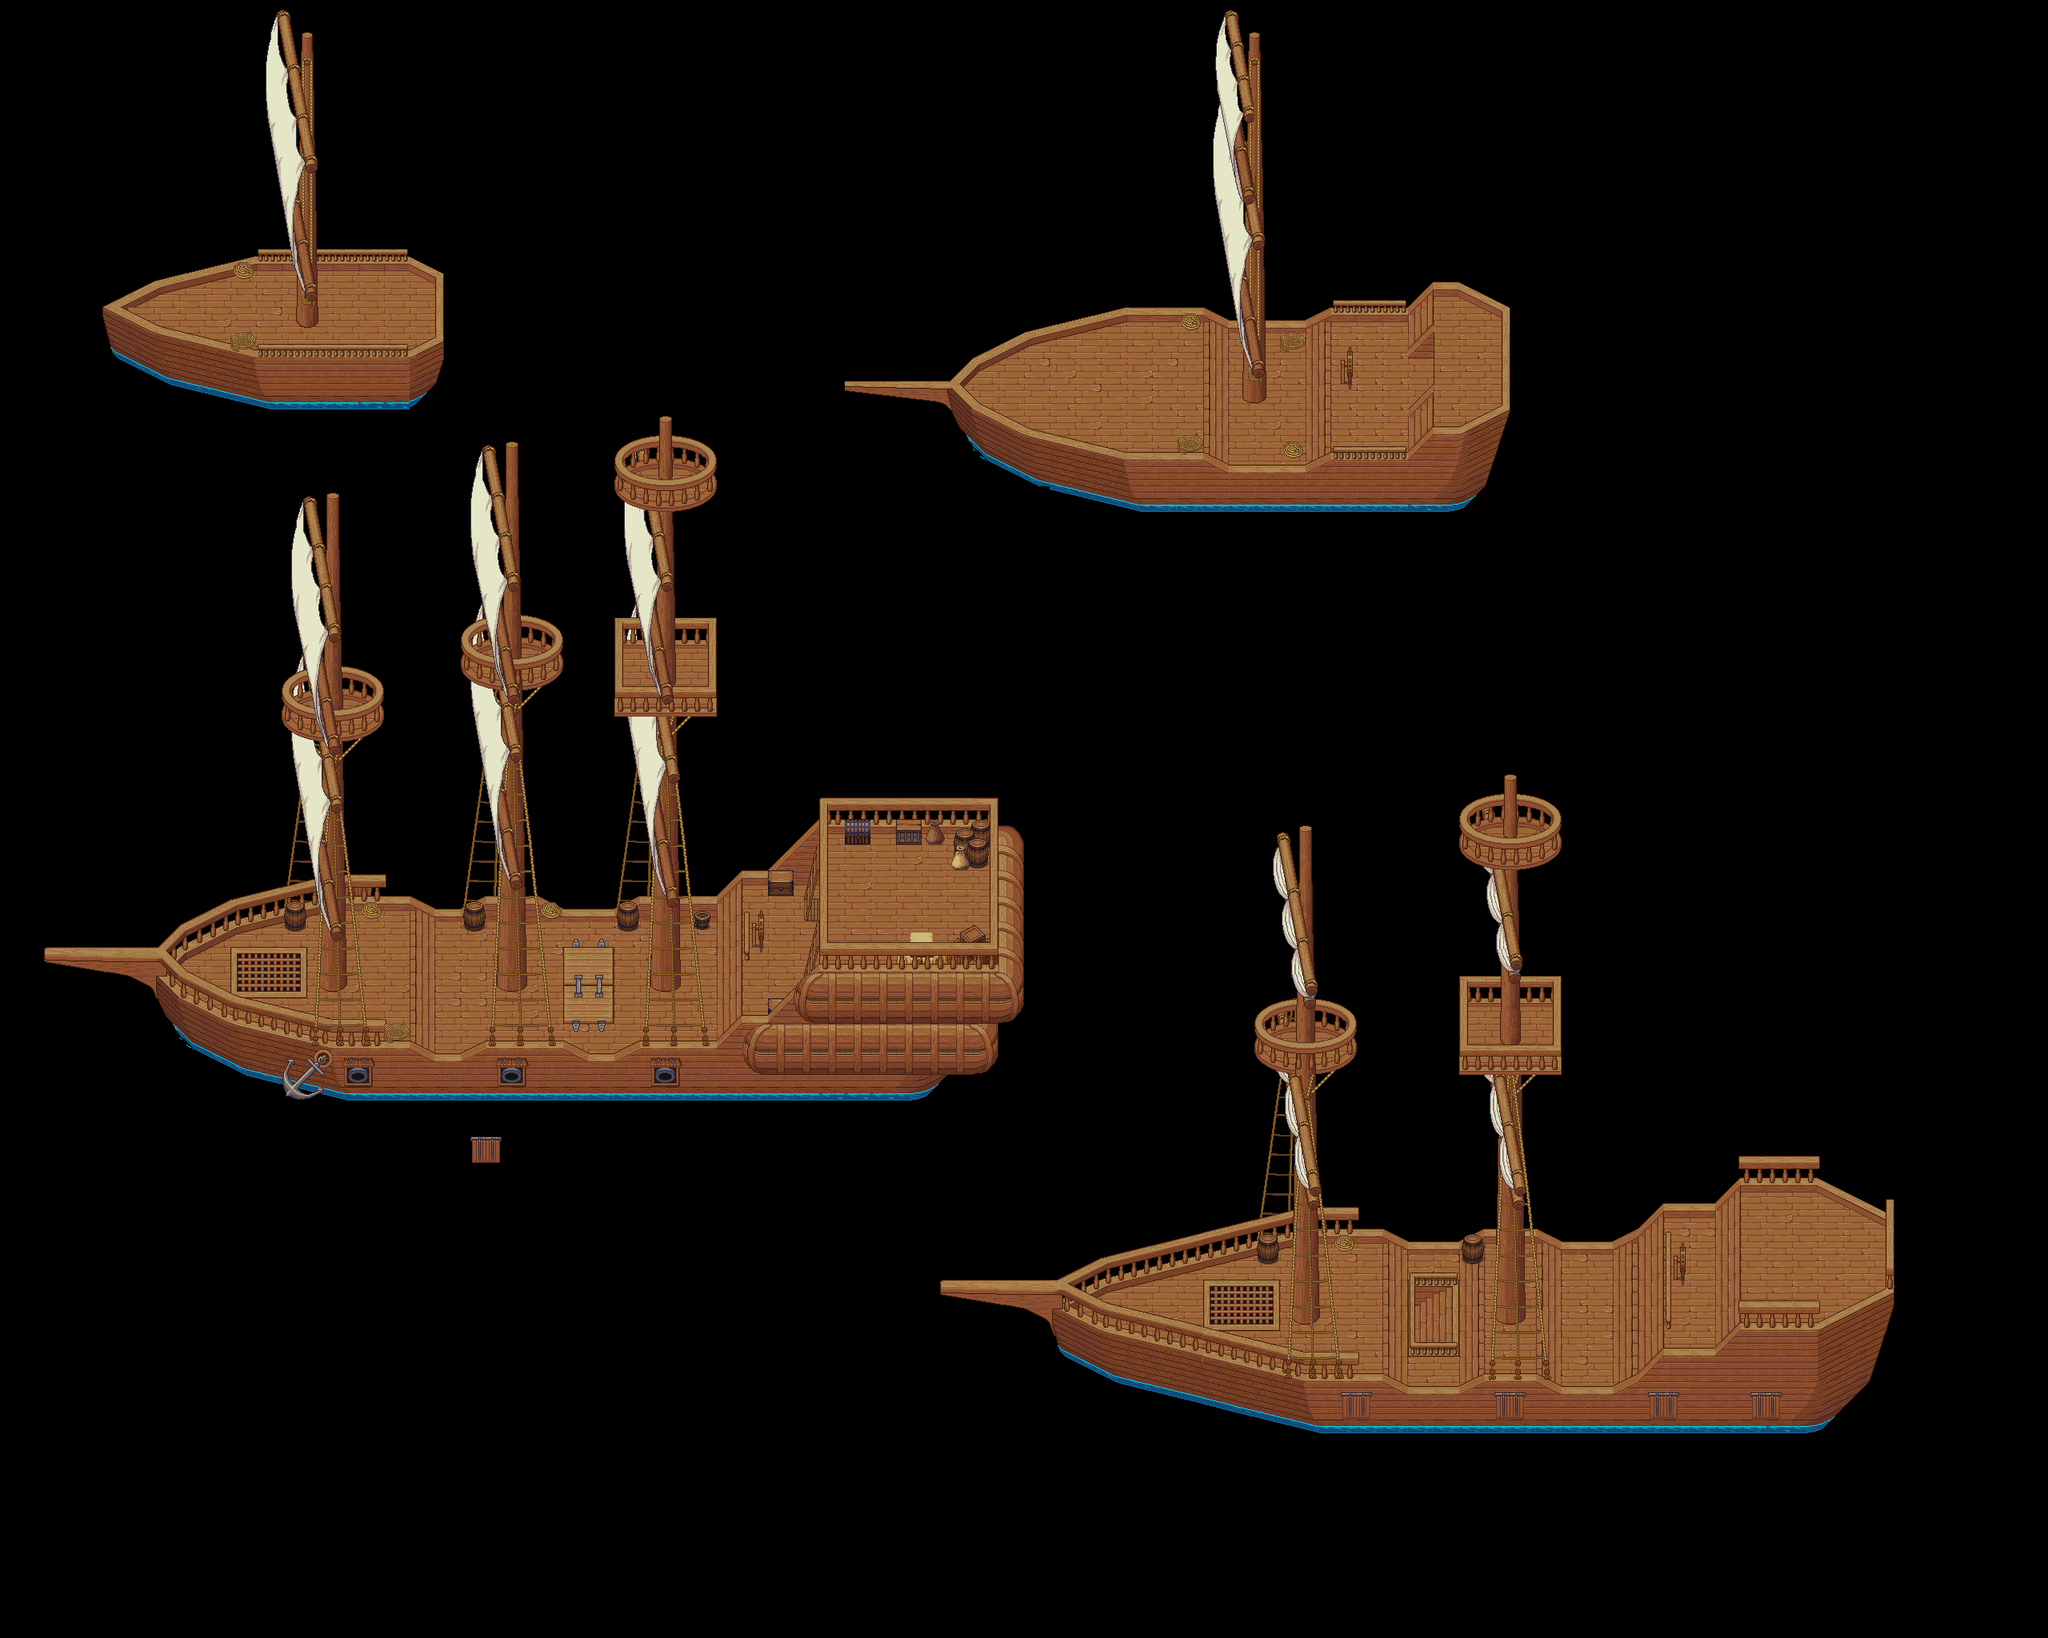

This is a level from a 2D game, rendered from its Tiled map with the project's own tilesets. A one-line summary and the map file follow, with tile-layer data summarised:
An orthogonal 80x64 tile map with 32x32 px tiles, 15 tile layers (deck, shroud_back, ship, ladder, ...), 1 hidden layer not drawn, 6 tilesets.

<map version="1.10" tiledversion="1.10.2" orientation="orthogonal" renderorder="right-down" width="80" height="64" tilewidth="32" tileheight="32" infinite="0" nextlayerid="17" nextobjectid="1">
 <tileset firstgid="1" name="ship" tilewidth="32" tileheight="32" tilecount="1024" columns="32">
  <image source="lpc-ship.png" trans="ff00ff" width="1024" height="1024" />
  <tile id="768">
   <animation>
    <frame tileid="768" duration="200" />
    <frame tileid="864" duration="200" />
    <frame tileid="896" duration="200" />
   </animation>
  </tile>
  <tile id="769">
   <animation>
    <frame tileid="769" duration="200" />
    <frame tileid="865" duration="200" />
    <frame tileid="897" duration="200" />
   </animation>
  </tile>
  <tile id="802">
   <animation>
    <frame tileid="802" duration="200" />
    <frame tileid="866" duration="200" />
    <frame tileid="898" duration="200" />
   </animation>
  </tile>
  <tile id="803">
   <animation>
    <frame tileid="803" duration="200" />
    <frame tileid="867" duration="200" />
    <frame tileid="899" duration="200" />
   </animation>
  </tile>
  <tile id="816">
   <animation>
    <frame tileid="816" duration="200" />
    <frame tileid="848" duration="200" />
   </animation>
  </tile>
  <tile id="817">
   <animation>
    <frame tileid="817" duration="200" />
    <frame tileid="849" duration="200" />
    <frame tileid="881" duration="200" />
   </animation>
  </tile>
  <tile id="836">
   <animation>
    <frame tileid="836" duration="200" />
    <frame tileid="868" duration="200" />
    <frame tileid="900" duration="200" />
   </animation>
  </tile>
  <tile id="837">
   <animation>
    <frame tileid="837" duration="200" />
    <frame tileid="869" duration="200" />
    <frame tileid="901" duration="200" />
   </animation>
  </tile>
  <tile id="838">
   <animation>
    <frame tileid="838" duration="200" />
    <frame tileid="870" duration="200" />
    <frame tileid="902" duration="200" />
   </animation>
  </tile>
  <tile id="839">
   <animation>
    <frame tileid="839" duration="200" />
    <frame tileid="871" duration="200" />
    <frame tileid="903" duration="200" />
   </animation>
  </tile>
  <tile id="840">
   <animation>
    <frame tileid="840" duration="200" />
    <frame tileid="872" duration="200" />
    <frame tileid="904" duration="200" />
   </animation>
  </tile>
  <tile id="852" probability="0.1" />
  <tile id="853" probability="0.1" />
  <tile id="854" probability="0.1" />
 </tileset>
 <tileset firstgid="1025" name="container" tilewidth="32" tileheight="32" tilecount="1024" columns="16">
  <image source="_preview_only_container.png" trans="ff00ff" width="512" height="2048" />
 </tileset>
 <tileset firstgid="2049" name="cannon-port" tilewidth="64" tileheight="64" tilecount="64" columns="8">
  <image source="ship-cannon.png" trans="ff00ff" width="512" height="512" />
  <tile id="0">
   <animation>
    <frame tileid="0" duration="500" />
    <frame tileid="1" duration="50" />
    <frame tileid="2" duration="50" />
    <frame tileid="3" duration="100" />
    <frame tileid="4" duration="100" />
   </animation>
  </tile>
  <tile id="8">
   <animation>
    <frame tileid="8" duration="500" />
    <frame tileid="9" duration="50" />
    <frame tileid="10" duration="50" />
    <frame tileid="11" duration="100" />
    <frame tileid="12" duration="100" />
   </animation>
  </tile>
  <tile id="14">
   <animation>
    <frame tileid="14" duration="500" />
    <frame tileid="23" duration="200" />
    <frame tileid="8" duration="500" />
    <frame tileid="23" duration="200" />
   </animation>
  </tile>
  <tile id="16">
   <animation>
    <frame tileid="16" duration="500" />
    <frame tileid="17" duration="50" />
    <frame tileid="18" duration="50" />
    <frame tileid="19" duration="100" />
    <frame tileid="20" duration="100" />
   </animation>
  </tile>
  <tile id="24">
   <animation>
    <frame tileid="24" duration="500" />
    <frame tileid="25" duration="50" />
    <frame tileid="26" duration="50" />
    <frame tileid="27" duration="100" />
    <frame tileid="28" duration="100" />
   </animation>
  </tile>
 </tileset>
 <tileset firstgid="2113" name="rigging" tilewidth="32" tileheight="32" tilecount="1024" columns="32">
  <image source="rigging.png" trans="ff00ff" width="1024" height="1024" />
 </tileset>
 <tileset firstgid="3137" name="ship-etc" tilewidth="32" tileheight="32" tilecount="512" columns="16">
  <image source="lpc-ship-accessories.png" trans="ff00ff" width="512" height="1024" />
 </tileset>
 <tileset firstgid="3649" name="water" tilewidth="32" tileheight="32" tilecount="4" columns="4">
  <image source="_preview_only_water.png" trans="ff00ff" width="128" height="32" />
 </tileset>
 <layer id="6" name="water" width="80" height="64" visible="0">
  <data>[5120 cells, 5120 non-empty, 4 distinct tile ids]</data>
 </layer>
 <layer id="2" name="deck" width="80" height="64">
  <data>[5120 cells, 287 non-empty, 20 distinct tile ids]</data>
 </layer>
 <layer id="16" name="shroud_back" width="80" height="64">
  <data>[5120 cells, 120 non-empty, 30 distinct tile ids]</data>
 </layer>
 <layer id="1" name="ship" width="80" height="64">
  <data>[5120 cells, 691 non-empty, 192 distinct tile ids]</data>
 </layer>
 <layer id="7" name="ladder" width="80" height="64">
  <data>[5120 cells, 184 non-empty, 101 distinct tile ids]</data>
 </layer>
 <layer id="3" name="masts" width="80" height="64" opacity="0.99">
  <data>[5120 cells, 268 non-empty, 103 distinct tile ids]</data>
 </layer>
 <layer id="11" name="futtock-gallery" width="80" height="64">
  <data>[5120 cells, 130 non-empty, 26 distinct tile ids]</data>
 </layer>
 <layer id="14" name="shrouds" width="80" height="64">
  <data>[5120 cells, 145 non-empty, 38 distinct tile ids]</data>
 </layer>
 <layer id="4" name="sails1" width="80" height="64">
  <data>[5120 cells, 229 non-empty, 99 distinct tile ids]</data>
 </layer>
 <layer id="12" name="crows1" width="80" height="64">
  <data>[5120 cells, 68 non-empty, 28 distinct tile ids]</data>
 </layer>
 <layer id="13" name="masts1" width="80" height="64">
  <data>[5120 cells, 90 non-empty, 22 distinct tile ids]</data>
 </layer>
 <layer id="15" name="crows1_rail" width="80" height="64">
  <data>[5120 cells, 40 non-empty, 16 distinct tile ids]</data>
 </layer>
 <layer id="9" name="sails2" width="80" height="64">
  <data>[5120 cells, 157 non-empty, 71 distinct tile ids]</data>
 </layer>
 <layer id="10" name="crows2" width="80" height="64">
  <data>[5120 cells, 24 non-empty, 12 distinct tile ids]</data>
 </layer>
 <layer id="5" name="sails3" width="80" height="64">
  <data>[5120 cells, 12 non-empty, 6 distinct tile ids]</data>
 </layer>
 <layer id="8" name="crows3" width="80" height="64">
  <data>[5120 cells, 17 non-empty, 9 distinct tile ids]</data>
 </layer>
</map>
